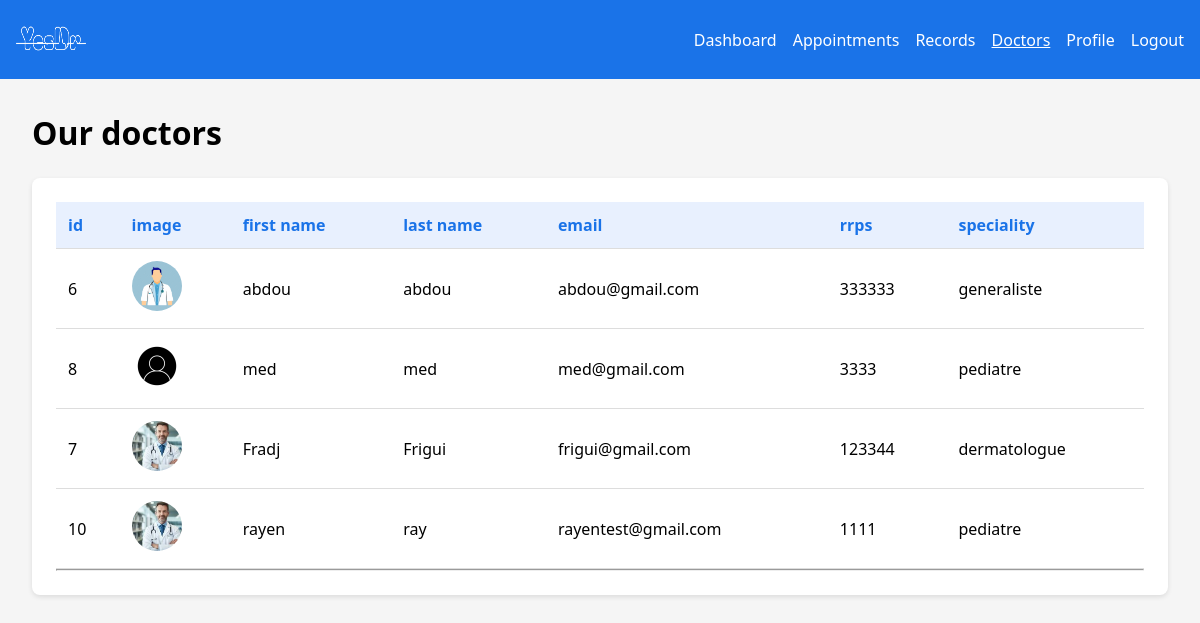
The page /patient/dr.php (signed in) on the database its author committed.
### tables this page shows
CREATE TABLE IF NOT EXISTS `medecins` (
  `idM` int NOT NULL AUTO_INCREMENT,
  `nomM` varchar(100) NOT NULL,
  `prenomM` varchar(100) NOT NULL,
  `emailM` varchar(100) NOT NULL,
  `rpps` varchar(20) NOT NULL,
  `specialite` varchar(100) NOT NULL,
  `passwordM` varchar(255) NOT NULL,
  `img` varchar(255) DEFAULT 'default.png',
  PRIMARY KEY (`idM`)
);

### patient/dr.php (the view, shortened to what this page needs)
<?php
include "../cnx.php";
$sql_m="SELECT * FROM medecins ";
$res_m=$cnx->query($sql_m);
$dr=$res_m->fetchAll();
$nb=count($dr);
?>
<!DOCTYPE html>
<html lang="en">
<head>
  <link rel="stylesheet" href="../css/style.css">
</head>
<body>
  <header>
  <div class="logo"><img src="../img/img.png" alt="" style="height:40PX;width:70px">
  </div>
    <nav>
      <ul>
      <li><a href="index.php">Dashboard</a></li>
        <li><a href="appointments.php">Appointments</a></li>
        <li><a href="records.php">Records</a></li>
        <li style="text-decoration:underline"><a href="dr.php">Doctors</a></li>
        <li><a href="profile.php">Profile</a></li>
        <li><a href="../logout.php">Logout</a></li>
      </ul>
    </nav>
  </header>
  <div class="container">
    <div style="display: flex; justify-content: space-between; align-items: center; margin-bottom: 1.5rem;">
    <h1>Our  doctors</h1>
</div>
    <div class="table-container">
    <?php
    if($nb==0){
        echo"<hr><b>Aucune patients dans la liste</b>";
    }else{
        echo"<table><thead><tr><th> id  </th><th> image</th><th>first name </th><th> last name</th><th> email</th><th> rrps</th><th> speciality</th></tr>
        </thead>";
        foreach($dr as $item){
          echo "<tr>
                 <td>".$item['idM']."</td>
                <td><img src='../img/".$item['img']."' alt='Doctor Image' style='width:50px;height:50px;object-fit:cover;border-radius:50%;'></td>
                <td>".$item['nomM']."</td>
                <td>".$item['prenomM']."</td>
                <td>". $item['emailM']."</td>
                <td>".$item['rpps']."</td>
                 <td>".$item['specialite']."</td>
                </tr>";
      }
        echo"</table><hr>";
    }
      ?>
    </div>
  </div>
</body>
</html>

### css/style.css (style rules this page uses)
:root { --primary-blue: #1a73e8; --light-blue: #e8f0fe; --dark-blue: #0d47a1; --white: #ffffff; --gray: #f5f5f5; --dark-gray: #333; }
* { margin: 0; padding: 0; box-sizing: border-box; font-family: 'Segoe UI', Tahoma, Geneva, Verdana, sans-serif; }
body { background-color: var(--gray); justify-content: center; align-items: center; min-height: 100vh; }
header { background-color: var(--primary-blue); color: var(--white); padding: 1rem; display: flex; justify-content: space-between; align-items: center; }
.logo { font-size: 1.5rem; font-weight: bold; }
nav ul { display: flex; list-style: none; }
nav ul li { margin-left: 1rem; }
nav ul li a { color: var(--white); text-decoration: none; }
.container { padding: 2rem; }
.table-container { background-color: var(--white); border-radius: 8px; padding: 1.5rem; box-shadow: 0 2px 5px rgba(0,0,0,0.1); overflow-x: auto; }
table { width: 100%; border-collapse: collapse; }
th, td { padding: 0.75rem; text-align: left; border-bottom: 1px solid #ddd; }
th { background-color: var(--light-blue); color: var(--primary-blue); }

### rows shown on the page
medecins: idM "6", img (picture), nomM "abdou", prenomM "abdou", emailM "abdou@gmail.com", rpps "333333", specialite "generaliste"
medecins: idM "8", img (picture), nomM "med", prenomM "med", emailM "med@gmail.com", rpps "3333", specialite "pediatre"
medecins: idM "7", img (picture), nomM "Fradj", prenomM "Frigui", emailM "frigui@gmail.com", rpps "123344", specialite "dermatologue"
medecins: idM "10", img (picture), nomM "rayen", prenomM "ray", emailM "rayentest@gmail.com", rpps "1111", specialite "pediatre"
